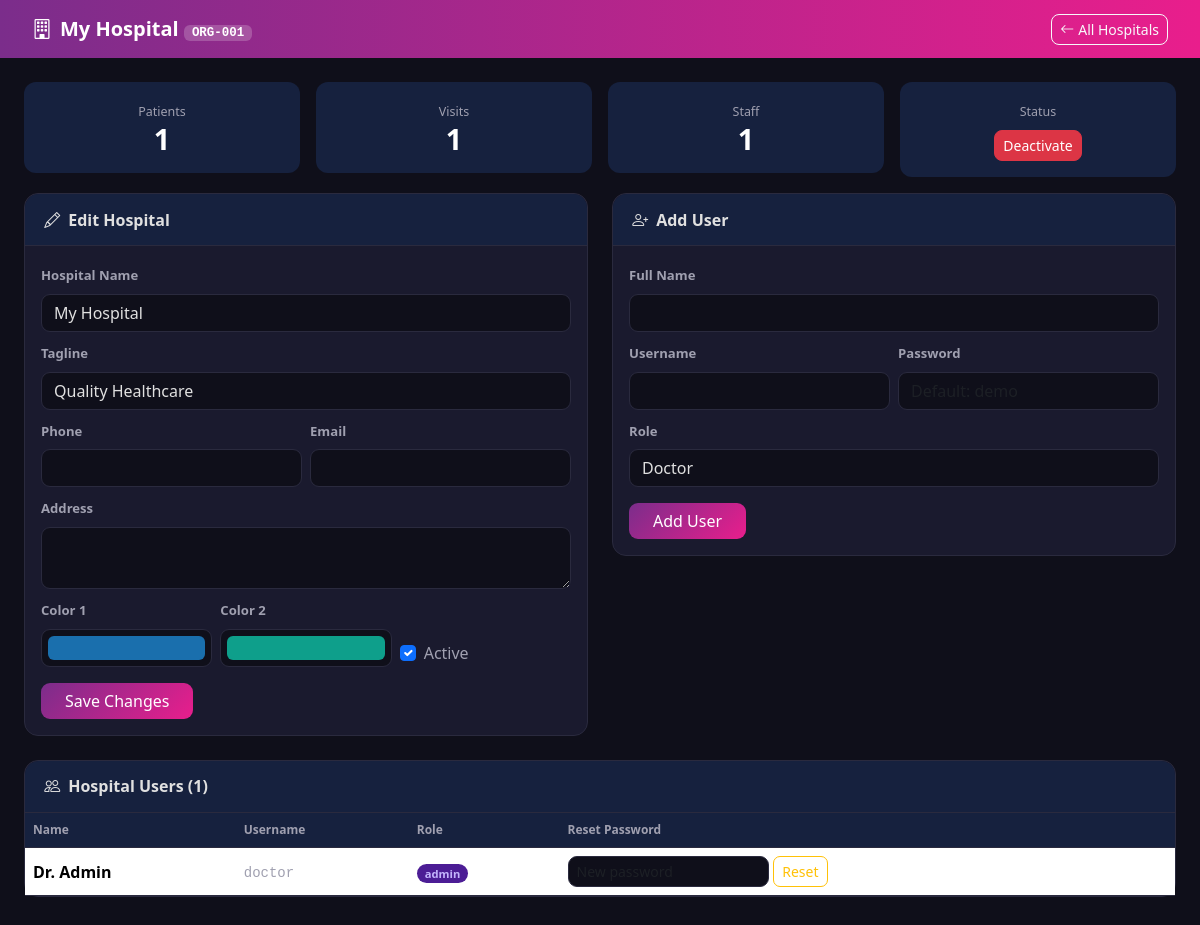
Page /admin/hospitals/1 (signed in) on the committed database.
### tables this page shows
CREATE TABLE hospitals(
            id         INTEGER PRIMARY KEY AUTOINCREMENT,
            name       TEXT NOT NULL,
            tagline    TEXT DEFAULT 'Quality Healthcare',
            address    TEXT DEFAULT '',
            phone      TEXT DEFAULT '',
            email      TEXT DEFAULT '',
            color1     TEXT DEFAULT '#1a6fad',
            color2     TEXT DEFAULT '#0e9f8b',
            is_active  INTEGER DEFAULT 1,
            created_at TIMESTAMP DEFAULT CURRENT_TIMESTAMP
        , org_id TEXT);

CREATE TABLE users(
            id            INTEGER PRIMARY KEY AUTOINCREMENT,
            hospital_id   INTEGER NOT NULL,
            username      TEXT UNIQUE NOT NULL,
            password_hash TEXT NOT NULL,
            role          TEXT NOT NULL DEFAULT 'nurse'
                          CHECK(role IN ('admin','doctor','nurse','patient')),
            name          TEXT NOT NULL,
            specialization TEXT DEFAULT '',
            phone         TEXT DEFAULT '',
            patient_id    INTEGER,
            created_at    TIMESTAMP DEFAULT CURRENT_TIMESTAMP,
            FOREIGN KEY (hospital_id) REFERENCES hospitals(id)
        );

### app/routes/super_admin_routes.py (the view, shortened to what this page needs)
@super_admin_routes.route('/hospitals/<int:hid>', methods=['GET','POST'])
@_sa
def hospital_detail(hid):
    db = get_db()
    hosp = db.execute('SELECT * FROM hospitals WHERE id=?',(hid,)).fetchone()
    if not hosp: flash('Not found.','danger'); return redirect(url_for('super_admin.hospital_list'))
    users = db.execute("SELECT * FROM users WHERE hospital_id=? AND role!='patient' ORDER BY role,name",(hid,)).fetchall()
    stats = {
        'patients': db.execute('SELECT COUNT(*) FROM patients WHERE hospital_id=?',(hid,)).fetchone()[0],
        'visits':   db.execute('SELECT COUNT(*) FROM visits WHERE hospital_id=?',(hid,)).fetchone()[0],
        'staff':    db.execute("SELECT COUNT(*) FROM users WHERE hospital_id=? AND role!='patient'",(hid,)).fetchone()[0],
    }
    return render_template('admin/hospital_detail.html', hosp=dict(hosp), users=[dict(u) for u in users], stats=stats)

### app/database.py (called while the page is built)
def get_db():
    if 'db' not in g:
        g.db = sqlite3.connect(current_app.config['DATABASE'])
        g.db.row_factory = sqlite3.Row
        g.db.execute('PRAGMA foreign_keys = ON')
    return g.db

### app/routes/super_admin_routes.py (called while the page is built)
def _sa(f):
    from functools import wraps
    @wraps(f)
    def d(*a, **kw):
        if session.get('role') != 'super_admin':
            return redirect(url_for('super_admin.sa_login'))
        return f(*a, **kw)
    return d

### templates/admin/hospital_detail.html (shortened to what this page needs)
<!DOCTYPE html><html lang="en"><head><meta charset="UTF-8"/><meta name="viewport" content="width=device-width,initial-scale=1"/>
<link href="https://cdn.jsdelivr.net/npm/bootstrap@5.3.2/dist/css/bootstrap.min.css" rel="stylesheet"/>
<link href="https://cdn.jsdelivr.net/npm/bootstrap-icons@1.11.3/font/bootstrap-icons.min.css" rel="stylesheet"/>
</head><body>
<div class="topbar">
  <h5><i class="bi bi-building me-2"></i>{{ hosp.name }} <span style="background:rgba(255,255,255,.2);border-radius:6px;padding:1px 8px;font-size:.78rem;font-family:monospace">{{ hosp.org_id }}</span></h5>
  <a href="{{ url_for('super_admin.hospital_list') }}" class="btn btn-sm btn-outline-light" style="border-radius:8px"><i class="bi bi-arrow-left me-1"></i>All Hospitals</a>
</div>
<div class="container-fluid p-4">
  <div class="row g-3 mb-3">
    <div class="col-md-3"><div class="stat-box"><small>Patients</small><h3>{{ stats.patients }}</h3></div></div>
    <div class="col-md-3"><div class="stat-box"><small>Visits</small><h3>{{ stats.visits }}</h3></div></div>
    <div class="col-md-3"><div class="stat-box"><small>Staff</small><h3>{{ stats.staff }}</h3></div></div>
    <div class="col-md-3"><div class="stat-box"><small>Status</small>
      <form method="POST"><input type="hidden" name="action" value="toggle_active"/>
        <button type="submit" class="btn btn-sm {% if hosp.is_active %}btn-danger{% else %}btn-success{% endif %} mt-2" style="border-radius:8px">{% if hosp.is_active %}Deactivate{% else %}Activate{% endif %}</button>
      </form>
    </div></div>
  </div>
  <div class="row g-4">
    <div class="col-lg-6">
      <div class="card">
        <div class="card-header"><i class="bi bi-pencil me-2"></i>Edit Hospital</div>
        <div class="card-body p-3">
          <form method="POST"><input type="hidden" name="action" value="update_hospital"/>
            <div class="row g-2">
              <div class="col-12"><label class="form-label">Hospital Name</label><input type="text" name="name" class="form-control" value="{{ hosp.name }}" required/></div>
              <div class="col-12"><label class="form-label">Tagline</label><input type="text" name="tagline" class="form-control" value="{{ hosp.tagline or '' }}"/></div>
              <div class="col-md-6"><label class="form-label">Phone</label><input type="text" name="phone" class="form-control" value="{{ hosp.phone or '' }}"/></div>
              <div class="col-md-6"><label class="form-label">Email</label><input type="email" name="email" class="form-control" value="{{ hosp.email or '' }}"/></div>
              <div class="col-12"><label class="form-label">Address</label><textarea name="address" class="form-control" rows="2">{{ hosp.address or '' }}</textarea></div>
              <div class="col-md-4"><label class="form-label">Color 1</label><input type="color" name="color1" class="form-control form-control-color w-100" value="{{ hosp.color1 or '#1a6fad' }}" style="height:38px"/></div>
              <div class="col-md-4"><label class="form-label">Color 2</label><input type="color" name="color2" class="form-control form-control-color w-100" value="{{ hosp.color2 or '#0e9f8b' }}" style="height:38px"/></div>
              <div class="col-md-4 d-flex align-items-end"><div class="form-check"><input class="form-check-input" type="checkbox" name="is_active" {% if hosp.is_active %}checked{% endif %}/><label class="form-check-label" style="color:#a0a0b0">Active</label></div></div>
            </div>
            <button type="submit" class="btn btn-p mt-3 px-4">Save Changes</button>
          </form>
        </div>
      </div>
    </div>
    <div class="col-lg-6">
      <div class="card">
        <div class="card-header"><i class="bi bi-person-plus me-2"></i>Add User</div>
        <div class="card-body p-3">
          <form method="POST"><input type="hidden" name="action" value="add_user"/>
            <div class="row g-2">
              <div class="col-12"><label class="form-label">Full Name</label><input type="text" name="name" class="form-control" required/></div>
              <div class="col-md-6"><label class="form-label">Username</label><input type="text" name="username" class="form-control" required/></div>
              <div class="col-md-6"><label class="form-label">Password</label><input type="password" name="password" class="form-control" placeholder="Default: demo"/></div>
              <div class="col-12"><label class="form-label">Role</label>
                <select name="role" class="form-select"><option value="admin">Admin</option><option value="doctor" selected>Doctor</option><option value="nurse">Nurse</option></select></div>
            </div>
            <button type="submit" class="btn btn-p mt-3 px-4">Add User</button>
          </form>
        </div>
      </div>
    </div>
  </div>
  <div class="card">
    <div class="card-header"><i class="bi bi-people me-2"></i>Hospital Users ({{ users|length }})</div>
    <div class="card-body p-0">
      <table class="table mb-0">
        <thead><tr><th>Name</th><th>Username</th><th>Role</th><th>Reset Password</th></tr></thead>
        <tbody>
        {% for u in users %}
        <tr>
          <td class="fw-semibold">{{ u.name }}</td>
          <td><code style="color:#a0a0b0">{{ u.username }}</code></td>
          <td><span class="role-badge role-{{ u.role }}">{{ u.role }}</span></td>
          <td>
            <form method="POST" class="d-flex gap-1" style="max-width:260px">
              <input type="password" name="new_password" class="form-control form-control-sm" placeholder="New password"/>
              <button type="submit" class="btn btn-sm btn-outline-warning" style="border-radius:7px;white-space:nowrap">Reset</button>
            </form>
          </td>
        </tr>
        {% endfor %}
        </tbody>
      </table>
    </div>
  </div>
</div>
</body></html>

### templates/admin/hospital_detail.html (style rules this page uses)
body { background:#0f0f1a;color:#e0e0e0;font-family:'Segoe UI',sans-serif;min-height:100vh }
.topbar { background:linear-gradient(90deg,#7b2d8b,#e91e8c);padding:.85rem 2rem;display:flex;justify-content:space-between;align-items:center }
.topbar h5 { color:#fff;margin:0;font-weight:700 }
.card { background:#1a1a2e;border:1px solid #2a2a3e;border-radius:14px;margin-bottom:1.5rem }
.card-header { background:#16213e;border-bottom:1px solid #2a2a3e;border-radius:14px 14px 0 0!important;color:#e0e0e0;font-weight:600;padding:.85rem 1.2rem }
.form-label { color:#a0a0b0;font-size:.82rem;font-weight:600 }
.form-control,.form-select { background:#0f0f1a;border:1px solid #2a2a3e;color:#e0e0e0;border-radius:9px }
.stat-box { background:#16213e;border-radius:12px;padding:1rem 1.5rem;text-align:center }
.stat-box h3 { color:#fff;margin:0;font-size:1.8rem;font-weight:700 }
.stat-box small { color:#a0a0b0;font-size:.78rem }
.btn-p { background:linear-gradient(135deg,#7b2d8b,#e91e8c);border:none;color:#fff;border-radius:9px }
.table { color:#e0e0e0 }
.table th { color:#a0a0b0;background:#16213e;border-color:#2a2a3e;font-size:.75rem }
.table td { border-color:#2a2a3e;vertical-align:middle }
.role-badge { font-size:.7rem;padding:2px 8px;border-radius:10px;font-weight:600 }
.role-admin { background:#4c1d95;color:#c4b5fd }
select.form-select option { background:#1a1a2e }

### rows in the picture
hospitals: name "My Hospital", org_id "ORG-001", tagline "Quality Healthcare", color1 "#1a6fad", color2 "#0e9f8b", is_active "☑"
users: name "Dr. Admin", username "doctor", role "admin"

### other values in the picture
{{ stats.patients }} "1"
{{ stats.visits }} "1"
{{ stats.staff }} "1"
{{ users|length }} "1"
